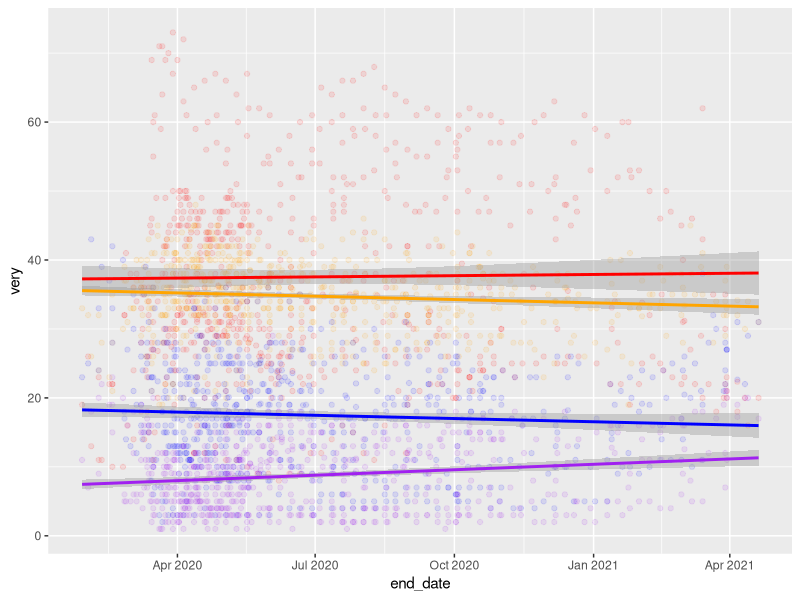
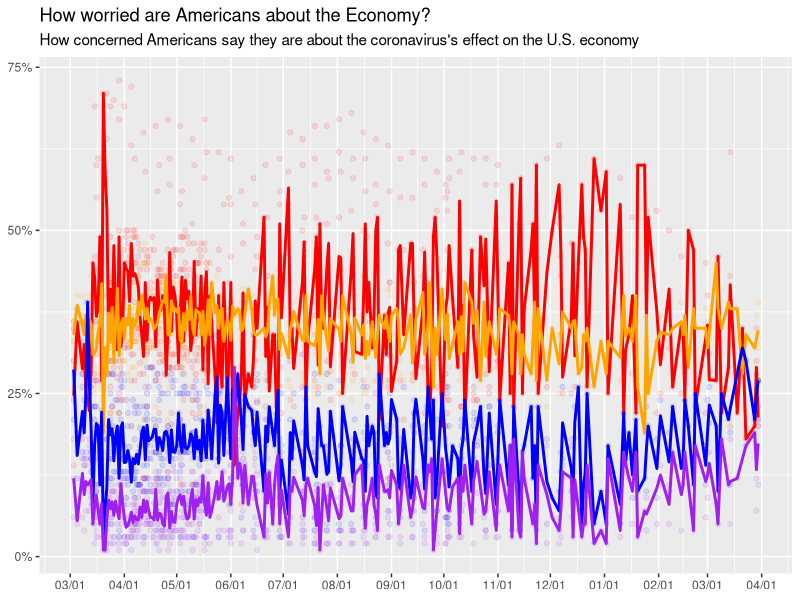

These charts were generated, in order, by the following R code:
## ---- chunk 1
library(tidyverse)
library(broom)
library(readr)
## ---- chunk 2
CovidConcern<- read_csv("docs/data/covid-19-polls-master/covid_concern_polls.csv")
summary(CovidConcern)

## ---- chunk 3
ConcernedDots<-CovidConcern%>%
  select(end_date, very, somewhat, not_very, not_at_all)%>%
  ggplot(aes(x=end_date))+
  scale_y_discrete(breaks = c("0","25","50"))+
  geom_jitter(aes(y=very), color="red", alpha=1/10)+
  geom_jitter(aes(y=somewhat), color="orange", alpha=1/10)+
  geom_jitter(aes(y=not_very), color="blue", alpha=1/10)+
  geom_jitter(aes(y=not_at_all), color="purple", alpha=1/10)

## ---- chunk 4
CovidConcern%>%
  select(end_date, very, somewhat, not_very, not_at_all)%>%
  ggplot(aes(x=end_date))+
  geom_point(aes(y=very), color="red", alpha=1/10)+
  geom_point(aes(y=somewhat), color="orange", alpha=1/10)+
  geom_point(aes(y=not_very), color="blue", alpha=1/10)+
  geom_point(aes(y=not_at_all), color="purple", alpha=1/10)+
  stat_smooth(aes(y=very), color="red",method = "lm")+
  stat_smooth(aes(y=somewhat), color="orange",method = "lm")+
  stat_smooth(aes(y=not_very), color="blue",method = "lm")+
  stat_smooth(aes(y=not_at_all), color="purple",method = "lm")

## ---- chunk 5
CovidConcern%>%
  select(end_date, very, somewhat, not_very, not_at_all)%>%
  filter(end_date>"2020-03-01", end_date<"2021-04-01")%>%
  ggplot(aes(x=end_date))+
  geom_point(aes(y=very), color="red", alpha=1/10)+
  geom_point(aes(y=somewhat), color="orange", alpha=1/10)+
  geom_point(aes(y=not_very), color="blue", alpha=1/10)+
  geom_point(aes(y=not_at_all), color="purple", alpha=1/10)+
  labs(title = "How worried are Americans about the Economy?", subtitle = "How concerned Americans say they are about the coronavirus's effect on the U.S. economy")+
  theme(axis.title.x= element_blank(), axis.title.y= element_blank())+
  scale_y_continuous(breaks = c(0,25,50,75), labels = function(x) paste0(x * 1, '%'))+
  scale_x_date(date_breaks = "1 month", date_labels = "%m/%d")+
  stat_summary(aes(y=very),fun="mean", color="red", geom="line", size=1)+
  stat_summary(aes(y=somewhat),fun="mean", color="orange", geom="line", size=1)+
  stat_summary(aes(y=not_very),fun="mean", color="blue", geom="line", size=1)+
  stat_summary(aes(y=not_at_all),fun="mean", color="purple", geom="line", size=1)


